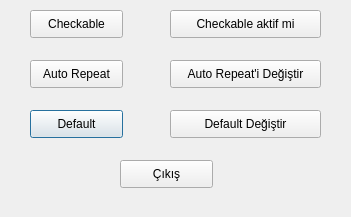
<?xml version="1.0" encoding="UTF-8"?>
<ui version="4.0">
 <class>Dialog</class>
 <widget class="QDialog" name="Dialog">
  <property name="geometry">
   <rect>
    <x>0</x>
    <y>0</y>
    <width>351</width>
    <height>217</height>
   </rect>
  </property>
  <property name="windowTitle">
   <string>Dialog</string>
  </property>
  <widget class="QPushButton" name="btn_Checkable">
   <property name="geometry">
    <rect>
     <x>30</x>
     <y>10</y>
     <width>93</width>
     <height>28</height>
    </rect>
   </property>
   <property name="text">
    <string>Checkable</string>
   </property>
   <property name="checkable">
    <bool>true</bool>
   </property>
  </widget>
  <widget class="QPushButton" name="btn_IsChecked">
   <property name="geometry">
    <rect>
     <x>170</x>
     <y>10</y>
     <width>151</width>
     <height>28</height>
    </rect>
   </property>
   <property name="text">
    <string>Checkable aktif mi</string>
   </property>
  </widget>
  <widget class="QPushButton" name="btn_AutoRepeat">
   <property name="geometry">
    <rect>
     <x>30</x>
     <y>60</y>
     <width>93</width>
     <height>28</height>
    </rect>
   </property>
   <property name="text">
    <string>Auto Repeat</string>
   </property>
   <property name="autoRepeat">
    <bool>true</bool>
   </property>
  </widget>
  <widget class="QPushButton" name="btn_ToggleAuto">
   <property name="geometry">
    <rect>
     <x>170</x>
     <y>60</y>
     <width>151</width>
     <height>28</height>
    </rect>
   </property>
   <property name="text">
    <string>Auto Repeat'i Değiştir</string>
   </property>
  </widget>
  <widget class="QPushButton" name="btn_Default">
   <property name="geometry">
    <rect>
     <x>30</x>
     <y>110</y>
     <width>93</width>
     <height>28</height>
    </rect>
   </property>
   <property name="text">
    <string>Default</string>
   </property>
   <property name="default">
    <bool>true</bool>
   </property>
  </widget>
  <widget class="QPushButton" name="btn_ToggleDefault">
   <property name="geometry">
    <rect>
     <x>170</x>
     <y>110</y>
     <width>151</width>
     <height>28</height>
    </rect>
   </property>
   <property name="text">
    <string>Default Değiştir</string>
   </property>
  </widget>
  <widget class="QPushButton" name="btn_Exit">
   <property name="geometry">
    <rect>
     <x>120</x>
     <y>160</y>
     <width>93</width>
     <height>28</height>
    </rect>
   </property>
   <property name="text">
    <string>Çıkış</string>
   </property>
  </widget>
 </widget>
 <resources/>
 <connections>
  <connection>
   <sender>btn_Exit</sender>
   <signal>clicked()</signal>
   <receiver>Dialog</receiver>
   <slot>reject()</slot>
   <hints>
    <hint type="sourcelabel">
     <x>171</x>
     <y>170</y>
    </hint>
    <hint type="destinationlabel">
     <x>201</x>
     <y>214</y>
    </hint>
   </hints>
  </connection>
 </connections>
</ui>
